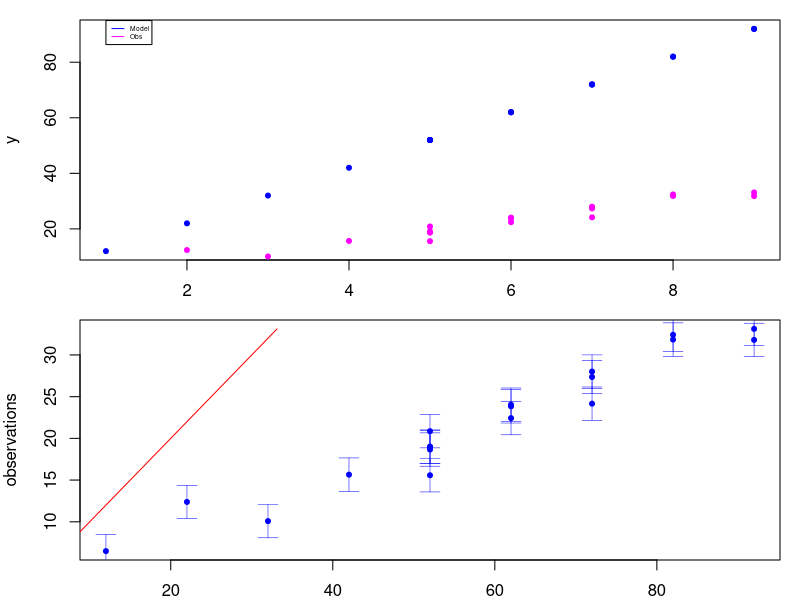
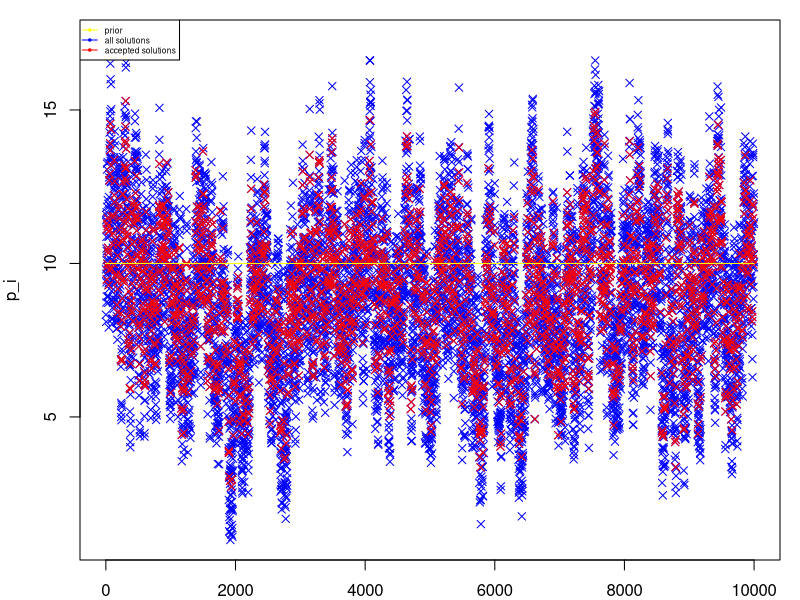
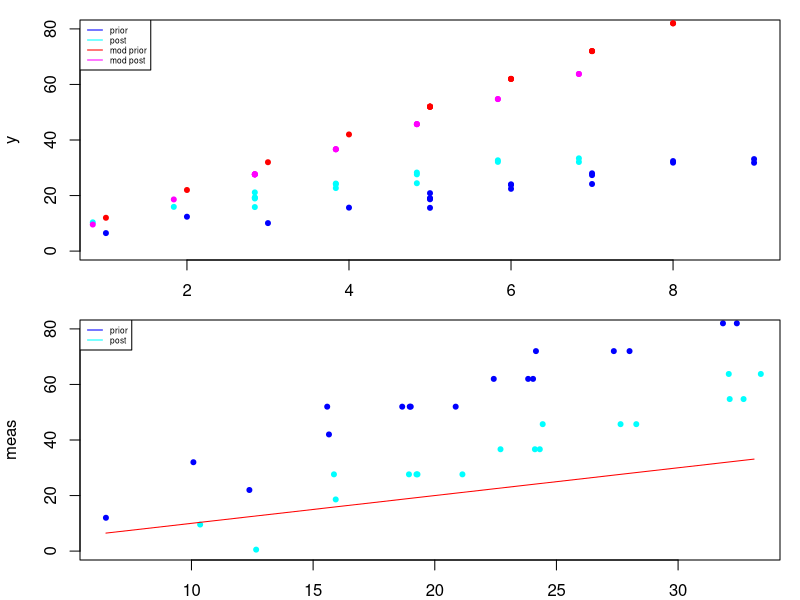
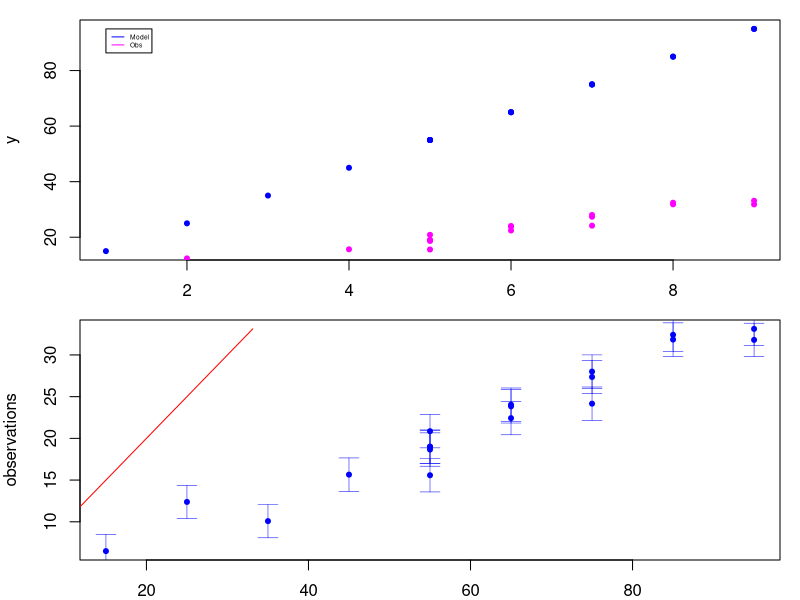
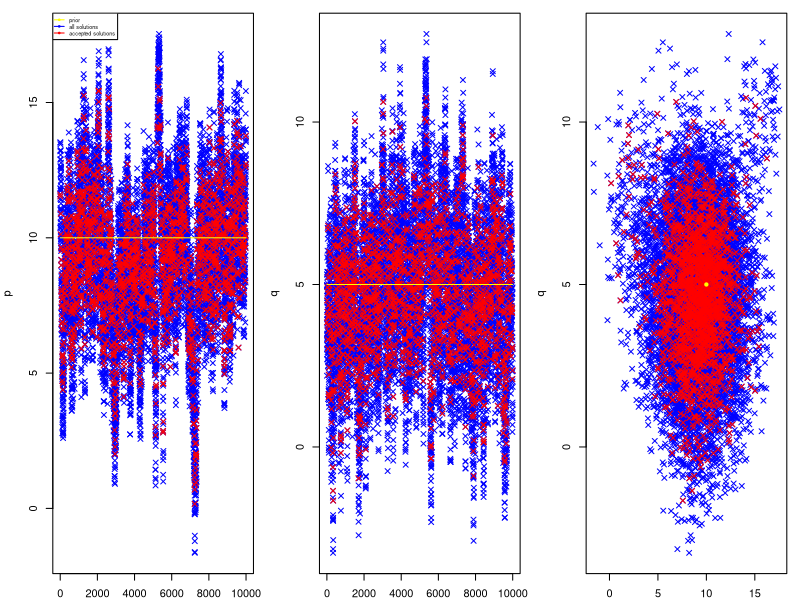
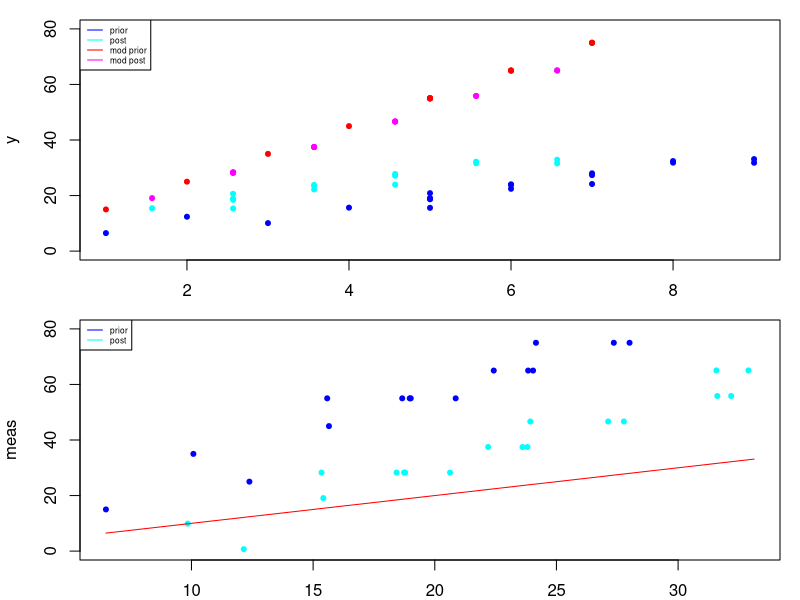

Recreate these plots in R, in order.
## ---- chunk 1
require(lubridate)
#require(tidyverse)
require(purrr)
## ---- chunk 2
x = c(5,6,7,8,9,7,5,4,3,2,1,5,6,5,6,5,7,8,9)
x_err = 2
## ---- chunk 3
p = 10
p_err = 2
## ---- chunk 4
y_obs = x*3.6 + 2 + rnorm(length(x),0,2)
y_obs_err = 2
## ---- chunk 5
test_model = function(x,p){ 
  return(x*p+2)
}
model_err = 2
## ---- chunk 6
# Create a function to compare a model and observations
compare_obs_model = function(obs,obs_err,model){
  par(mar=c(2,4,1,1)) # set plotting margins
  par(mfrow=c(2,1))
  # First, let's plot both observations and model of y
  plot(x,model,ylab="y",pch=20,col="blue")
  points(x,obs,ylab="y",pch=20,col="magenta")
  legend(1, 95, legend=c("Model", "Obs"),
       col=c("blue", "magenta"), lty=1, cex=0.4)
  # Now we'll plot a 1:1 plot
  plot(model,obs,ylab="observations",xlab="model",pch=20,col="blue")
  lines(obs,obs,col="red")
  # R has no built in error bars, but we can approximate them with arrows to show the uncertainty in our observations
  arrows(x0=model, y0=obs-obs_err, x1=model, y1=obs+obs_err, code=3, col="blue", lwd=0.5, angle=90, length=0.1, )
  # We'll also print the root mean squared error
  rmse = (sum((obs-model)**2)/length(obs))**0.5
  print(paste0("RMSE: ",rmse))
}

# Run and check the model
y_mod = test_model(x,p)
compare_obs_model(y_obs,y_obs_err,y_mod)
## ---- chunk 7
# Set parameters of the MCMC
step_length = 1 # This designates the length of the "step" in the random walk MCMC
n_iterations = 10000 # How many "steps" we will take

# Starting point for the MCMC: The first step begins at our initial estimates. We will overwrite these variables each time we accept a solution.
prev_x = x
prev_y = y_obs
prev_p = p
prev_y_mod = test_model(x,p)

# Create space for the results of the MCMC
x_i = matrix(nrow=n_iterations,ncol=length(x),-1) # Values of x at each iteration
y_est_i = matrix(nrow=n_iterations,ncol=length(y_obs),-1) # Values of y at each iteration
y_mod_i = matrix(nrow=n_iterations,ncol=length(y_obs),-1) # Modelled values of y at each iteration
p_i = matrix(nrow=n_iterations,ncol=1,-1) # Values of p at each iteration
accepted = matrix(nrow=n_iterations,ncol=1,-1) # Signify if iteration accepted or not; 1 = accepted, 0 = not accepted, -1 = initial value (shows us if iteration was run)

# Function to find the probability that x belongs to a specified Gaussian distribution
gaussian_prob = function(x,m=0,s=1){
  res = exp( -0.5 * ((x-m)/s)**2 )
  if (length(res)>1){ # For vectors, return just one result 
    res = mean(res)
  }
  return(res)
}
## ---- chunk 8
# Run the MCMC
for (n in 1:n_iterations){
  accept = 0
  
  # The first step of each iteration is to perturb the estimates of x, y and p according to the step size and their uncertainty
  x_i[n,] = prev_x + x_err*runif(1,-1,1)*step_length
  y_est_i[n,] = prev_y + y_obs_err*runif(1,-1,1)*step_length
  p_i[n] = prev_p + p_err*runif(1,-1,1)*step_length
  
  # Next, we decide if we "accept" the new values of x, y and p. This is done like rolling a dice, according to the Metropolis-Hastings rule. We generate a random number between 0 and 1. If the ratio of the probability of y_i to the probability of y_prev is larger than the random number, we accept the values. Similarly for x and p.
  current_prob_x = gaussian_prob(x_i[n,],x,x_err)
  prev_prob_x = gaussian_prob(prev_x,x,x_err)
  if (runif(1,0,1)<current_prob_x/prev_prob_x){accept= accept + 1}
  current_prob_y = gaussian_prob(y_est_i[n,],y_obs,y_obs_err)
  prev_prob_y = gaussian_prob(prev_y,y_obs,y_obs_err)
  if (runif(1,0,1)<current_prob_y/prev_prob_y){accept= accept + 1}
  current_prob_p = gaussian_prob(p_i[n],p,p_err)
  prev_prob_p = gaussian_prob(prev_p,p,p_err)
  if (runif(1,0,1)<current_prob_p/prev_prob_p){accept= accept + 1}
  # If all three new input datasets/values were accepted, accept is == 3
  
  # If all the new values were accepted, we run the model. We don't do this in every iteration, because running the model is usually the most computationally expensive part of the MCMC (not in this case, it is a tiny model).
  if (accept==3){
    y_mod_i[n,] = test_model(x_i[n,],p_i[n])
    # Test agreement between the modelled results and the estimation of y in this iteration
    current_prob_m = gaussian_prob(y_mod_i[n,],y_est_i[n,],model_err)
    prev_prob_m = gaussian_prob(prev_y_mod,y_est_i[n,],model_err)
    if (runif(1,0,1)<current_prob_m/prev_prob_m){accept= accept + 1}
  }
  
  # Now we have completed the calculations of this iteration of the MCMC
  # If x, p, y and the model results were accepted, we use these values as the starting point of the next iteration
  if (accept==4){
    accepted[n] = 1
    prev_x = x_i[n,]
    prev_y = y_est_i[n,]
    prev_p = p_i[n]
    prev_y_mod = y_mod_i[n,]
  } else {
    accepted[n] = 0
  }
}

# Check the MCMC ran correctly
print(paste0(n_iterations," iterations were run"))
print(paste0(sum(accepted==-1)," iterations did not run correctly"))
print(paste0(sum(accepted==1)," iterations were accepted"))
print(paste0(sum(accepted==1)/n_iterations*100,"% of iterations were accepted"))
## ---- chunk 9
par(mfrow=c(1,1))
plot(1:n_iterations,p_i,pch=4,col="blue")
points((1:n_iterations)[accepted==1],p_i[accepted==1],pch=4,col="red")
lines(1:n_iterations,rep(p,n_iterations),col="yellow") # Plot prior p also
legend("topleft", legend=c("prior","all solutions","accepted solutions"),col=c("yellow", "blue","red"), lty=1, cex=0.5, pch=20)
p_post = c(mean(p_i[accepted==1]),sd(p_i[accepted==1]))
print(paste0("Posterior value of p: p = ",round(p_post[1],2)," +/- ",round(p_post[2],2)))
## ---- chunk 10
# We will set the intercept to 2, the same as in the MCMC
lm_fit = lm((y_obs-2) ~ 0 + x)
summary(lm_fit)
## ---- chunk 11
x_post = apply(x_i[accepted==1,],2,mean) # use "apply" to apply the function "mean" to each column (2 = by column, 1 = by row) 
x_post_sd = apply(x_i[accepted==1,],2,sd)
y_post = apply(y_est_i[accepted==1,],2,mean) 
y_post_sd = apply(y_est_i[accepted==1,],2,sd)
y_mod_post = test_model(x_post,p_post[1])

compare_post_prior = function(x,y_obs,y_mod,x_post,y_post,y_mod_post){
  par(mar=c(2,4,1,1)) # set plotting margins
  par(mfrow=c(2,1))
  # First, plot x vs y, prior and post
  plot(x,y_obs,xlab="x",ylab="y",pch=20,lty=1,col="blue",ylim=c(0,80))
  points(x_post,y_post,pch=20,col="cyan")
  points(x,y_mod,pch=20,col="red")
  points(x_post,y_mod_post,pch=20,col="magenta")
  legend("topleft", legend=c("prior","post","mod prior","mod post"),
       col=c("blue", "cyan","red", "magenta"), lty=1, cex=0.5)
  # Now we'll plot a 1:1 plot
  plot(y_obs,y_mod,ylab="meas",xlab="model",pch=20,col="blue",ylim=c(0,80))
  points(y_post,y_mod_post,pch=20,col="cyan")
  lines(y_obs,y_obs,col="red")
  legend("topleft", legend=c("prior","post"),col=c("blue", "cyan"), lty=1, cex=0.5)
  # We'll also print the root mean squared error
  rmse = (sum((y_obs-y_mod)**2)/length(y_obs))**0.5
  print(paste0("RMSE prior: ",rmse))
  rmse = (sum((y_post-y_mod_post)**2)/length(y_post))**0.5
  print(paste0("RMSE posterior: ",rmse))
}
compare_post_prior(x,y_obs,y_mod,x_post,y_post,y_mod_post)
## ---- chunk 12
q = 5
q_err = 2
## ---- chunk 13
test_model_2 = function(x,p,q){ 
  return(x*p+q)
}
model_err = 2
## ---- chunk 14
y_mod = test_model_2(x,p,q)
compare_obs_model(y_obs,y_obs_err,y_mod)
## ---- chunk 15
prev_x = x
prev_y = y_obs
prev_p = p
prev_q = q
prev_y_mod = test_model_2(x,p,q)

# Create space for the results of the MCMC
x_i = matrix(nrow=n_iterations,ncol=length(x),-1) # Values of x at each iteration
y_est_i = matrix(nrow=n_iterations,ncol=length(y_obs),-1) # Values of y at each iteration
y_mod_i = matrix(nrow=n_iterations,ncol=length(y_obs),-1) # Modelled values of y at each iteration
p_i = matrix(nrow=n_iterations,ncol=1,-1) # Values of p at each iteration
q_i = matrix(nrow=n_iterations,ncol=1,-1) # Values of p at each iteration
accepted = matrix(nrow=n_iterations,ncol=1,-1) # Signify if iteration accepted or not; 1 = accepted, 0 = not accepted, -1 = initial value (shows us if iteration was run)
## ---- chunk 16
# Run the MCMC
for (n in 1:n_iterations){
  accept = 0
  
  # "Step" the parameters
  x_i[n,] = prev_x + x_err*runif(1,-1,1)*step_length
  y_est_i[n,] = prev_y + y_obs_err*runif(1,-1,1)*step_length
  p_i[n] = prev_p + p_err*runif(1,-1,1)*step_length
  q_i[n] = prev_q + q_err*runif(1,-1,1)*step_length
  
  # Decide if we "accept" the new values of x, y and p, q
  current_prob_x = gaussian_prob(x_i[n,],x,x_err)
  prev_prob_x = gaussian_prob(prev_x,x,x_err)
  if (runif(1,0,1)<current_prob_x/prev_prob_x){accept= accept + 1}
  current_prob_y = gaussian_prob(y_est_i[n,],y_obs,y_obs_err)
  prev_prob_y = gaussian_prob(prev_y,y_obs,y_obs_err)
  if (runif(1,0,1)<current_prob_y/prev_prob_y){accept= accept + 1}
  current_prob_p = gaussian_prob(p_i[n],p,p_err)
  prev_prob_p = gaussian_prob(prev_p,p,p_err)
  if (runif(1,0,1)<current_prob_p/prev_prob_p){accept= accept + 1}
  current_prob_q = gaussian_prob(q_i[n],q,q_err)
  prev_prob_q = gaussian_prob(prev_q,q,q_err)
  if (runif(1,0,1)<current_prob_q/prev_prob_q){accept= accept + 1}
  # If all three new input datasets/values were accepted, accept is == 4
  
  # If all the new values were accepted, run the model
  if (accept==4){
    y_mod_i[n,] = test_model_2(x_i[n,],p_i[n],q_i[n])
    # Test agreement between the modelled results and the estimation of y in this iteration
    current_prob_m = gaussian_prob(y_mod_i[n,],y_est_i[n,],model_err)
    prev_prob_m = gaussian_prob(prev_y_mod,y_est_i[n,],model_err)
    if (runif(1,0,1)<current_prob_m/prev_prob_m){accept= accept + 1}
  }
  
  # Now we have completed the calculations of this iteration of the MCMC
  # If x, p, y and the model results were accepted, we use these values as the starting point of the next iteration
  if (accept==5){
    accepted[n] = 1
    prev_x = x_i[n,]
    prev_y = y_est_i[n,]
    prev_p = p_i[n]
    prev_q = q_i[n]
    prev_y_mod = y_mod_i[n,]
  } else {
    accepted[n] = 0
  }
}

# Check the MCMC ran correctly
print(paste0(n_iterations," iterations were run"))
print(paste0(sum(accepted==-1)," iterations did not run correctly"))
print(paste0(sum(accepted==1)," iterations were accepted"))
print(paste0(sum(accepted==1)/n_iterations*100,"% of iterations were accepted"))
## ---- chunk 17
par(mfrow=c(1,3))
plot(1:n_iterations,p_i,pch=4,col="blue",ylab="p")
points((1:n_iterations)[accepted==1],p_i[accepted==1],pch=4,col="red")
lines(1:n_iterations,rep(p,n_iterations),col="yellow") # Plot prior p also
legend("topleft", legend=c("prior","all solutions","accepted solutions"),col=c("yellow", "blue", "red"), lty=1, cex=0.5, pch=20)
plot(1:n_iterations,q_i,pch=4,col="blue",ylab="q")
points((1:n_iterations)[accepted==1],q_i[accepted==1],pch=4,col="red")
lines(1:n_iterations,rep(q,n_iterations),col="yellow") # Plot prior q also
plot(p_i,q_i,pch=4,col="blue",xlab="p",ylab="q")
points(p_i[accepted==1],q_i[accepted==1],pch=4,col="red")
points(p,q,pch=20,col="yellow")

p_post = c(mean(p_i[accepted==1]),sd(p_i[accepted==1]))
print(paste0("Posterior value of p: p = ",round(p_post[1],2)," +/- ",round(p_post[2],2)))
q_post = c(mean(q_i[accepted==1]),sd(q_i[accepted==1]))
print(paste0("Posterior value of q: q = ",round(q_post[1],2)," +/- ",round(q_post[2],2)))
print(paste0("p-q: Pearson correlation coefficient of  ",round(cor(p_i[accepted==1],q_i[accepted==1]),2)))
## ---- chunk 18
x_post = apply(x_i[accepted==1,],2,mean) # use "apply" to apply the function "mean" to each column (2 = by column, 1 = by row) 
x_post_sd = apply(x_i[accepted==1,],2,sd)
y_post = apply(y_est_i[accepted==1,],2,mean) 
y_post_sd = apply(y_est_i[accepted==1,],2,sd)
y_mod_post = test_model_2(x_post,p_post[1],q_post[1])

compare_post_prior(x,y_obs,y_mod,x_post,y_post,y_mod_post)
